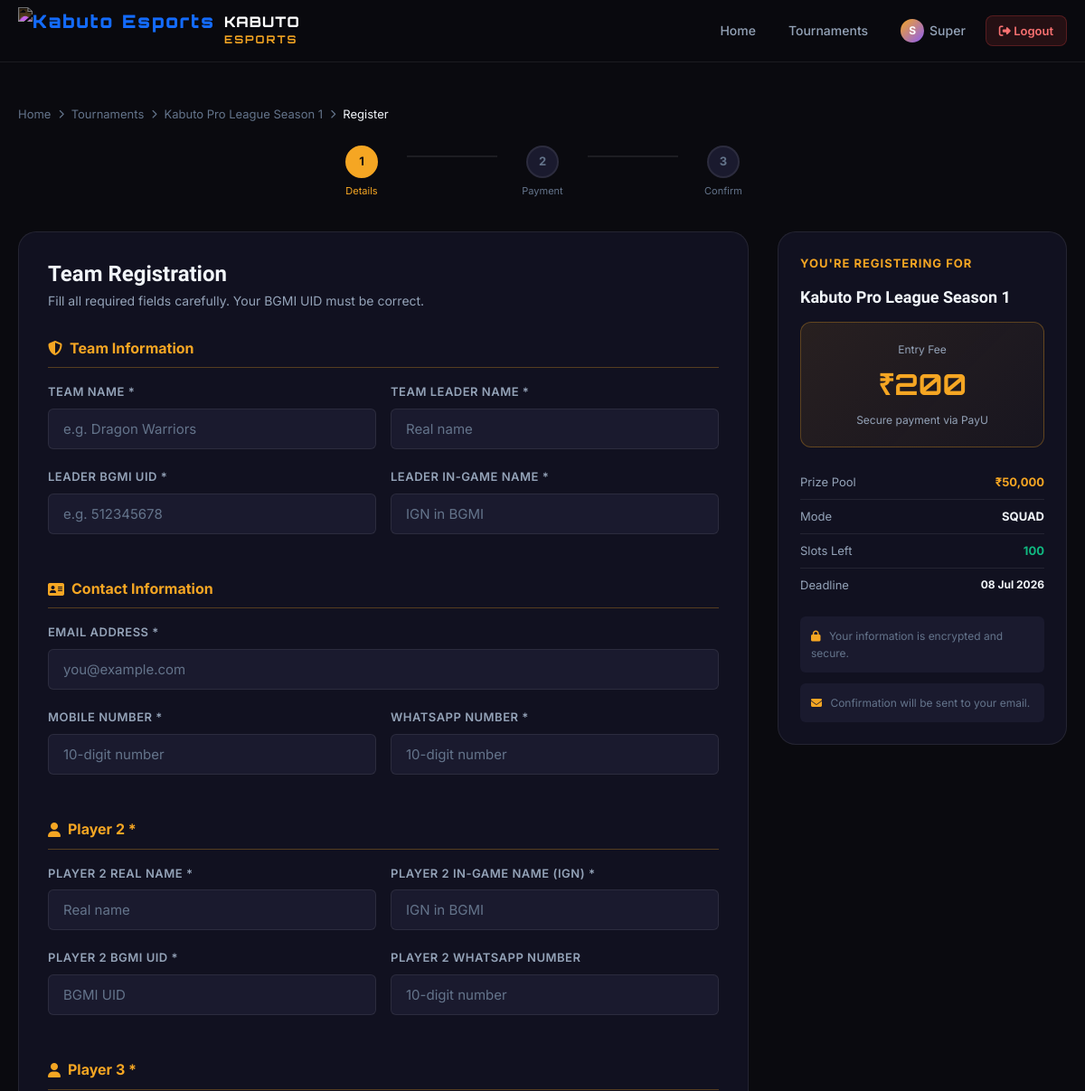
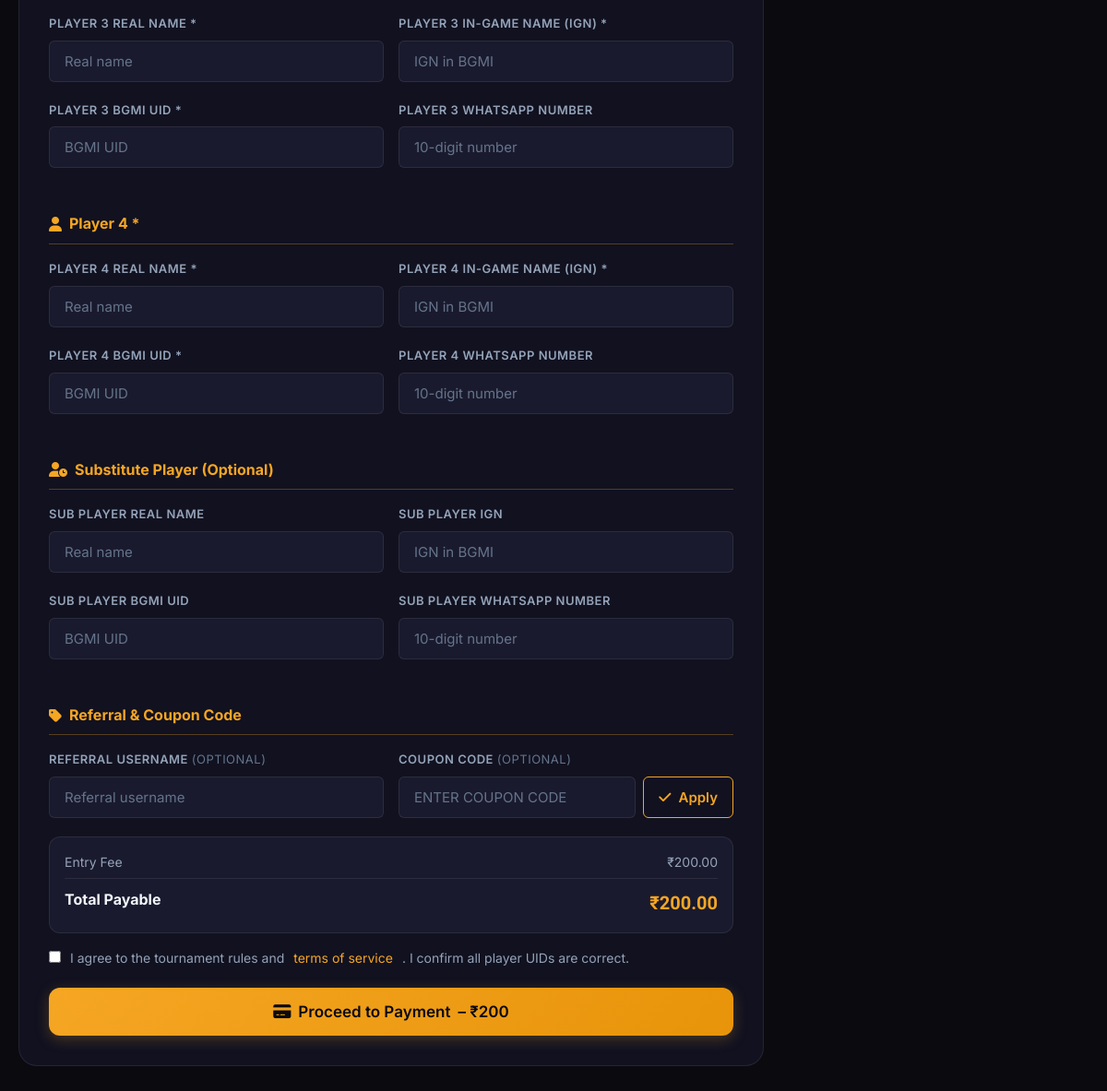
The page /register/1 (signed in) on the database its author committed (2 pictures, top to bottom).
### tables this page shows
CREATE TABLE `tournaments` (
  `id` INT UNSIGNED NOT NULL AUTO_INCREMENT,
  `name` VARCHAR(200) NOT NULL,
  `slug` VARCHAR(220) NOT NULL UNIQUE,
  `description` TEXT DEFAULT NULL,
  `rules` LONGTEXT DEFAULT NULL,
  `schedule` TEXT DEFAULT NULL,
  `banner` VARCHAR(500) DEFAULT NULL,
  `game` VARCHAR(100) NOT NULL DEFAULT 'BGMI',
  `mode` ENUM('solo', 'duo', 'squad') NOT NULL DEFAULT 'squad',
  `entry_fee` DECIMAL(10,2) NOT NULL DEFAULT 0.00,
  `prize_pool` DECIMAL(12,2) NOT NULL DEFAULT 0.00,
  `prize_distribution` TEXT DEFAULT NULL,
  `total_slots` INT UNSIGNED NOT NULL DEFAULT 100,
  `registered_slots` INT UNSIGNED NOT NULL DEFAULT 0,
  `registration_deadline` DATETIME NOT NULL,
  `tournament_start` DATETIME DEFAULT NULL,
  `status` ENUM('upcoming', 'active', 'ongoing', 'completed', 'cancelled') NOT NULL DEFAULT 'upcoming',
  `registration_open` TINYINT(1) NOT NULL DEFAULT 1,
  `contact_info` VARCHAR(500) DEFAULT NULL,
  `discord_link` VARCHAR(500) DEFAULT NULL,
  `created_by` INT UNSIGNED DEFAULT NULL,
  `created_at` DATETIME NOT NULL DEFAULT CURRENT_TIMESTAMP,
  `updated_at` DATETIME NOT NULL DEFAULT CURRENT_TIMESTAMP ON UPDATE CURRENT_TIMESTAMP,
  PRIMARY KEY (`id`),
  UNIQUE INDEX `idx_slug` (`slug`),
  INDEX `idx_status` (`status`),
  INDEX `idx_mode` (`mode`),
  INDEX `idx_deadline` (`registration_deadline`),
  INDEX `idx_entry_fee` (`entry_fee`),
  FOREIGN KEY (`created_by`) REFERENCES `admins`(`id`) ON DELETE SET NULL
);

### public/register.php (the view, shortened to what the rows shown need)
<?php
require_once __DIR__ . '/includes/functions.php';
require_once __DIR__ . '/includes/RegistrationHelper.php';
$id = Security::sanitizeInt($_GET['id'] ?? 0);
$tournament = getTournamentById($id);
$avail  = RegistrationHelper::getAvailableSlots($id);
$isFree = (float)$tournament['entry_fee'] == 0;
$errors  = [];
?>
<!DOCTYPE html>
<html lang="en">
<head>
<link rel="stylesheet" href="/assets/css/style.css">
<link rel="stylesheet" href="https://cdnjs.cloudflare.com/ajax/libs/font-awesome/6.5.1/css/all.min.css">
</head>
<body>
<section class="section-sm">
  <div class="container">
    <div class="breadcrumb" style="margin-bottom:24px">
      <a href="/">Home</a> <i class="fas fa-chevron-right" style="font-size:10px"></i>
      <a href="/tournaments">Tournaments</a> <i class="fas fa-chevron-right" style="font-size:10px"></i>
      <a href="/tournament/<?= Security::sanitize($tournament['slug']) ?>"><?= Security::sanitize($tournament['name']) ?></a> <i class="fas fa-chevron-right" style="font-size:10px"></i>
      <span>Register</span>
    </div>
    <div class="reg-layout">
      <div class="reg-form-card">
        <h2 style="margin-bottom:4px">Team Registration</h2>
        <form method="POST" id="regForm" novalidate>
          <?php if ($tournament['mode'] !== 'solo'): ?>
          <div class="form-section-title"><i class="fas fa-user"></i> Player 2 <?= $tournament['mode'] === 'squad' ? '*' : '' ?></div>
          <div class="form-row">
            <div class="form-group">
              <label class="form-label">Player 2 Real Name <?= $tournament['mode'] === 'squad' ? '*' : '' ?></label>
              <input type="text" class="form-control <?= isset($errors['player2'])?'is-invalid':'' ?>" name="player2_name" value="<?= Security::sanitize($_POST['player2_name'] ?? '') ?>" placeholder="Real name" <?= $tournament['mode']==='squad'?'required':'' ?>>
            </div>
            <div class="form-group">
              <label class="form-label">Player 2 In-Game Name (IGN) <?= $tournament['mode'] === 'squad' ? '*' : '' ?></label>
              <input type="text" class="form-control" name="player2_ign" value="<?= Security::sanitize($_POST['player2_ign'] ?? '') ?>" placeholder="IGN in BGMI" <?= $tournament['mode']==='squad'?'required':'' ?>>
            </div>
          </div>
          <div class="form-row">
            <div class="form-group">
              <label class="form-label">Player 2 BGMI UID <?= $tournament['mode'] === 'squad' ? '*' : '' ?></label>
              <input type="text" class="form-control" name="player2_uid" value="<?= Security::sanitize($_POST['player2_uid'] ?? '') ?>" placeholder="BGMI UID" <?= $tournament['mode']==='squad'?'required':'' ?>>
            </div>
            <div class="form-group">
              <label class="form-label">Player 2 WhatsApp Number</label>
              <input type="tel" class="form-control" name="player2_whatsapp" value="<?= Security::sanitize($_POST['player2_whatsapp'] ?? '') ?>" placeholder="10-digit number" maxlength="10">
            </div>
          </div>
          <?php endif; ?>
          <?php if (!$isFree): ?>
          <div id="pricingSummary" style="background:var(--bg-surface);border:1px solid var(--border);border-radius:var(--radius-md);padding:16px;margin-bottom:16px">
            <div style="display:flex;justify-content:space-between;font-size:14px;color:var(--text-muted);margin-bottom:6px">
              <span>Entry Fee</span><span id="origFee">₹<?= number_format((float)$tournament['entry_fee'], 2) ?></span>
            </div>
            <div style="display:flex;justify-content:space-between;font-size:16px;font-weight:700;border-top:1px solid var(--border);padding-top:10px;margin-top:4px">
              <span>Total Payable</span>
              <span id="finalFee" style="color:var(--primary);font-family:'Rajdhani',sans-serif;font-size:20px">
                ₹<?= number_format((float)$tournament['entry_fee'], 2) ?>
              </span>
            </div>
          </div>
          <?php endif; ?>
          <button type="submit" class="btn btn-primary btn-block btn-lg" id="submitBtn">
            <i class="fas fa-<?= $isFree ? 'check' : 'credit-card' ?>"></i>
            <?= $isFree ? 'Complete Registration' : 'Proceed to Payment' ?>
            <?php if (!$isFree): ?><span id="submitAmt"> – <?= formatCurrency((float)$tournament['entry_fee']) ?></span><?php endif; ?>
          </button>
        </form>
      </div>
      <div class="tournament-info-card">
        <div style="font-size:13px;font-weight:700;color:var(--primary);text-transform:uppercase;letter-spacing:1px;margin-bottom:16px">You're Registering For</div>
        <h3 style="margin-bottom:16px;font-size:18px"><?= Security::sanitize($tournament['name']) ?></h3>
        <?php if (!$isFree): ?>
        <div class="fee-box">
          <div style="font-size:12px;color:var(--text-muted);margin-bottom:4px">Entry Fee</div>
          <div class="fee-amount"><?= formatCurrency((float)$tournament['entry_fee']) ?></div>
          <div style="font-size:12px;color:var(--text-muted);margin-top:4px">Secure payment via PayU</div>
        </div>
        <?php endif; ?>
        <div style="font-size:13px;color:var(--text-muted)">
          <div style="display:flex;justify-content:space-between;padding:8px 0;border-bottom:1px solid var(--border)"><span>Prize Pool</span><strong style="color:var(--primary)"><?= formatCurrency((float)$tournament['prize_pool']) ?></strong></div>
          <div style="display:flex;justify-content:space-between;padding:8px 0;border-bottom:1px solid var(--border)"><span>Mode</span><strong style="color:var(--text-primary)"><?= strtoupper($tournament['mode']) ?></strong></div>
          <div style="display:flex;justify-content:space-between;padding:8px 0;border-bottom:1px solid var(--border)"><span>Slots Left</span><strong style="color:<?= $avail <= 10 ? 'var(--danger)' : 'var(--success)' ?>"><?= $avail ?></strong></div>
          <div style="display:flex;justify-content:space-between;padding:8px 0"><span>Deadline</span><strong style="color:var(--text-primary);font-size:12px"><?= date('d M Y', strtotime($tournament['registration_deadline'])) ?></strong></div>
        </div>
        <div style="margin-top:16px;padding:12px;background:var(--bg-surface);border-radius:var(--radius-sm);font-size:12px;color:var(--text-dim)">
          <i class="fas fa-lock" style="color:var(--primary);margin-right:6px"></i>
          Your information is encrypted and secure.
        </div>
        <div style="margin-top:12px;padding:12px;background:var(--bg-surface);border-radius:var(--radius-sm);font-size:12px;color:var(--text-dim)">
          <i class="fas fa-envelope" style="color:var(--primary);margin-right:6px"></i>
          Confirmation will be sent to your email.
        </div>
      </div>
    </div>
  </div>
</section>
</body>
</html>

### rows shown on the page
tournaments: name "Kabuto Pro League Season 1", entry_fee "200.00", entry_fee "₹200", prize_pool "₹50,000", mode "SQUAD", total_slots "100", registration_deadline "08 Jul 2026"

### other values the page prints
substr($_userName, 0, 1) "S"
explode(' ', $_userName)[0] "Super"
